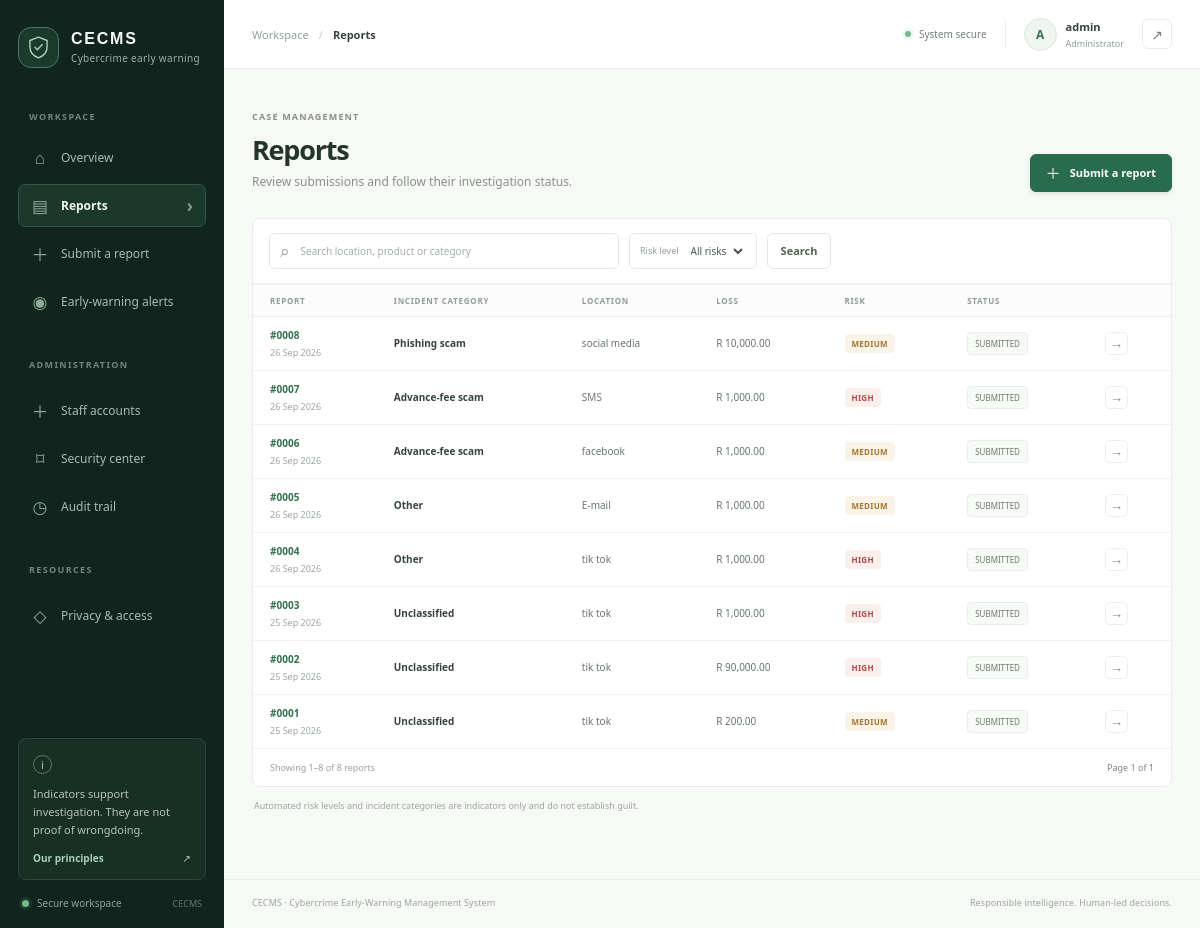
The app's page /reports (signed in) with its own data.
### tables this page shows
CREATE TABLE reports (
            id INTEGER PRIMARY KEY AUTOINCREMENT,
            victim_name TEXT NOT NULL,
            platform TEXT NOT NULL,
            business_name TEXT,
            whatsapp_number TEXT,
            product TEXT NOT NULL,
            description TEXT NOT NULL,
            amount_lost REAL,
            risk_level TEXT,
            status TEXT,
            created_at TEXT
        , contact TEXT, scam_type TEXT NOT NULL DEFAULT 'Unclassified', banking_involved INTEGER NOT NULL DEFAULT 0, account_compromised INTEGER NOT NULL DEFAULT 0, personal_info_exposed INTEGER NOT NULL DEFAULT 0, created_by TEXT NOT NULL DEFAULT 'legacy');

### webapp.py (the view)
@app.route("/reports")
@unlocked_required
def reports():
    connection = connect_database()
    clauses = []
    values = []
    if not security.is_reviewer(current_user()):
        clauses.append("created_by = ?")
        values.append(current_user()["username"])
    risk = request.args.get("risk", "").upper()
    if risk in ("HIGH", "MEDIUM", "LOW"):
        clauses.append("risk_level = ?")
        values.append(risk)
    search = request.args.get("q", "").strip()
    if search:
        searchable_fields = ["platform LIKE ?", "product LIKE ?", "scam_type LIKE ?"]
        if security.is_reviewer(current_user()):
            searchable_fields.append("contact LIKE ?")
        clauses.append("(" + " OR ".join(searchable_fields) + ")")
        values.extend([f"%{search}%"] * len(searchable_fields))
    where = " WHERE " + " AND ".join(clauses) if clauses else ""
    page = max(1, request.args.get("page", 1, type=int))
    page_size = 20
    try:
        total = connection.execute(
            "SELECT COUNT(*) FROM reports" + where, values
        ).fetchone()[0]
        page_count = max(1, (total + page_size - 1) // page_size)
        page = min(page, page_count)
        rows = connection.execute("""
            SELECT id, victim_name, platform, business_name, contact, product,
                description, amount_lost, risk_level, status, created_at,
                scam_type, created_by
            FROM reports
        """ + where + " ORDER BY id DESC LIMIT ? OFFSET ?", (
            *values, page_size, (page - 1) * page_size
        )).fetchall()
    finally:
        connection.close()
    return render_template(
        "reports.html", reports=rows, page=page, page_count=page_count,
        total=total, risk=risk, search=search
    )

### security.py (called while the page is built)
def system_lock_status(database_path):
    connection = sqlite3.connect(database_path)
    try:
        row = connection.execute("""
            SELECT is_locked, locked_by, locked_at, lock_reason
            FROM system_control WHERE state_id = 1
        """).fetchone()
        return row if row else (False, None, None, "")
    finally:
        connection.close()

def is_reviewer(user):
    return bool(user) and user.get("role") in ("Administrator", "Investigator", "Reviewer")

def is_administrator(user):
    return bool(user) and user.get("role") == "Administrator"

### webapp.py (called while the page is built)
def connect_database():
    connection = sqlite3.connect(DATABASE, timeout=15)
    connection.row_factory = sqlite3.Row
    return connection

def current_user():
    return session.get("user")

def unlocked_required(view):
    @wraps(view)
    def wrapped(*args, **kwargs):
        if not current_user():
            return redirect(url_for("login"))
        if security.system_lock_status(DATABASE)[0] and not security.is_administrator(current_user()):
            flash("The system is locked. Case access is temporarily unavailable.", "error")
            return redirect(url_for("privacy"))
        return view(*args, **kwargs)
    return wrapped

@app.before_request
def protect_posts():
    if request.method == "POST":
        submitted = request.form.get("csrf_token", "")
        expected = session.get("csrf_token", "")
        if not expected or not secrets.compare_digest(submitted, expected):
            abort(400, "Your session token is invalid. Refresh the page and try again.")

@app.context_processor
def template_context():
    if "csrf_token" not in session:
        session["csrf_token"] = secrets.token_urlsafe(32)
    return {
        "current_user": current_user(),
        "is_reviewer": security.is_reviewer(current_user()),
        "is_admin": security.is_administrator(current_user()),
        "system_locked": security.system_lock_status(DATABASE)[0],
        "csrf_token": session["csrf_token"],
    }

@app.template_filter("money")
def money(value):
    return f"R {float(value or 0):,.2f}"

@app.template_filter("date_short")
def date_short(value):
    if not value:
        return "—"
    try:
        return datetime.strptime(value, "%Y-%m-%d %H:%M:%S").strftime("%d %b %Y")
    except ValueError:
        return value

### templates/reports.html (shortened to what this page needs)
{% extends "layout.html" %}
{% block breadcrumb %}Reports{% endblock %}
{% block content %}
  <div class="page-heading">
    <div><span class="eyebrow">CASE MANAGEMENT</span><h1>Reports</h1><p>Review submissions and follow their investigation status.</p></div>
    <a class="button button-primary" href="{{ url_for('new_report') }}"><span class="button-plus">＋</span> Submit a report</a>
  </div>
  <section class="panel reports-panel">
    <form class="filter-bar" method="get" action="{{ url_for('reports') }}">
      <label class="search-field"><span aria-hidden="true">⌕</span><input type="search" name="q" value="{{ search }}" placeholder="Search location, product or category" aria-label="Search reports"></label>
      <label class="filter-select"><span>Risk level</span><select name="risk" onchange="this.form.submit()"><option value="">All risks</option></select></label>
      <button class="button button-secondary filter-submit" type="submit">Search</button>
    </form>
    {% if reports %}
    <div class="table-wrap"><table class="data-table report-list-table"><thead><tr><th>REPORT</th><th>INCIDENT CATEGORY</th><th>LOCATION</th>{% if is_reviewer %}<th>LOSS</th>{% endif %}<th>RISK</th><th>STATUS</th><th></th></tr></thead><tbody>
    {% for report in reports %}<tr><td><a class="report-id" href="{{ url_for('report_detail', report_id=report.id) }}">#{{ '%04d'|format(report.id) }}</a><small class="cell-sub">{{ report.created_at|date_short }}</small></td><td><strong>{{ report.scam_type or 'Unclassified' }}</strong></td><td>{{ report.platform }}</td>{% if is_reviewer %}<td>{{ report.amount_lost|money }}</td>{% endif %}<td><span class="risk-badge risk-badge-{{ (report.risk_level or 'low')|lower }}">{{ report.risk_level or 'LOW' }}</span></td><td><span class="status-badge">{{ report.status }}</span></td><td><a class="row-arrow" href="{{ url_for('report_detail', report_id=report.id) }}" aria-label="Open report">→</a></td></tr>{% endfor %}
    </tbody></table></div>
    <div class="table-footer"><span>Showing {{ (page - 1) * 20 + 1 }}–{{ [page * 20, total]|min }} of {{ total }} reports</span><div class="pagination"><span>Page {{ page }} of {{ page_count }}</span></div></div>
    {% endif %}
  </section>
  <p class="page-disclaimer">Automated risk levels and incident categories are indicators only and do not establish guilt.</p>
{% endblock %}

### records on screen
reports: id "0008", created_at "26 Sep 2026", scam_type "Phishing scam", platform "social media", amount_lost "R 10,000.00", risk_level "MEDIUM", status "SUBMITTED"
reports: id "0007", created_at "26 Sep 2026", scam_type "Advance-fee scam", platform "SMS", amount_lost "R 1,000.00", risk_level "HIGH", status "SUBMITTED"
reports: id "0006", created_at "26 Sep 2026", scam_type "Advance-fee scam", platform "facebook", amount_lost "R 1,000.00", risk_level "MEDIUM", status "SUBMITTED"
reports: id "0005", created_at "26 Sep 2026", scam_type "Other", platform "E-mail", amount_lost "R 1,000.00", risk_level "MEDIUM", status "SUBMITTED"
reports: id "0004", created_at "26 Sep 2026", scam_type "Other", platform "tik tok", amount_lost "R 1,000.00", risk_level "HIGH", status "SUBMITTED"
reports: id "0003", created_at "25 Sep 2026", scam_type "Unclassified", platform "tik tok", amount_lost "R 1,000.00", risk_level "HIGH", status "SUBMITTED"
reports: id "0002", created_at "25 Sep 2026", scam_type "Unclassified", platform "tik tok", amount_lost "R 90,000.00", risk_level "HIGH", status "SUBMITTED"
reports: id "0001", created_at "25 Sep 2026", scam_type "Unclassified", platform "tik tok", amount_lost "R 200.00", risk_level "MEDIUM", status "SUBMITTED"

### other values on screen
{{ current_user.username[:1]|upper }} "A"
{{ current_user.username }} "admin"
{{ current_user.role }} "Administrator"
{{ (page - 1) * 20 + 1 }} "1"
{{ [page * 20, total]|min }} "8"
{{ total }} "8"
{{ page }} "1"
{{ page_count }} "1"
